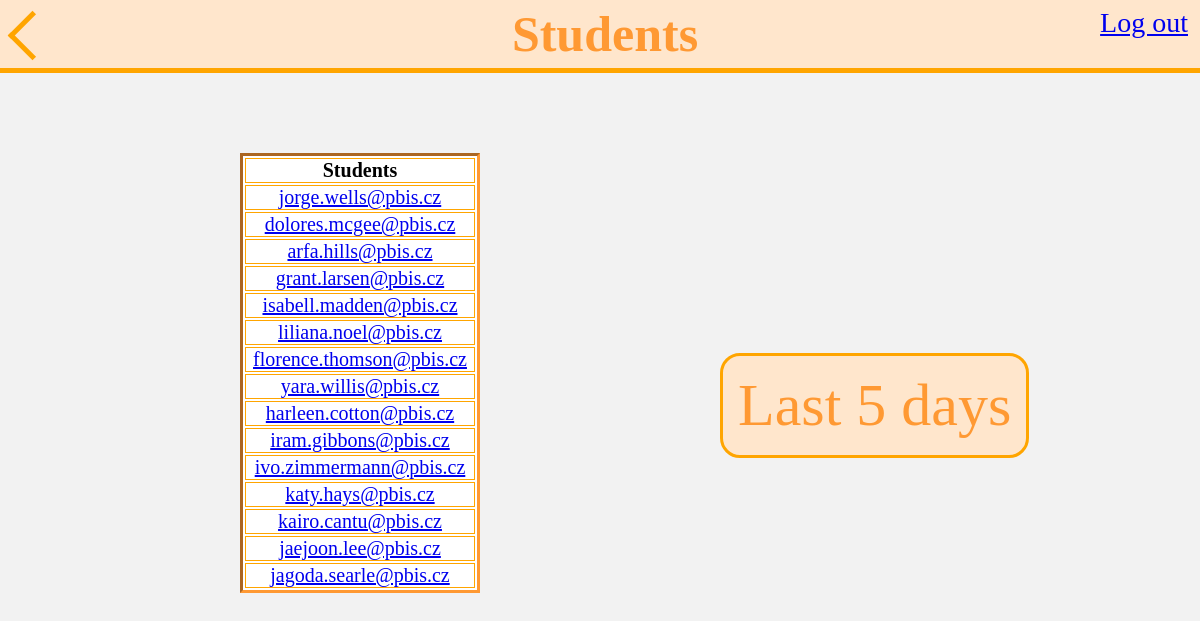
/students.php (signed in), run on the app's committed database.
### tables this page shows
CREATE TABLE `users` (
  `userid` int(11) NOT NULL,
  `email` varchar(255) NOT NULL,
  `password` varchar(255) NOT NULL
);

### students.php (the view, shortened to what this page needs)
<?php include('server.php');
?>
<!DOCTYPE html>
<html>
<head>
	<link rel="stylesheet" type="text/css" href="style2.css">
</head>
<body>
	<div>
		<h2 class="header">Students</h2>
		<a href="index1.php?logout='1'" class="logout">Log out</a>
	</div>
	<a href="index1.php" class="backarrow"></a>
	<table class="reflections1">
		<tr>
			<th>Students</th>
		</tr>
		<?php
			$email = $_SESSION['email'];
			$sql = "SELECT * FROM users WHERE email!='$email'";
			$result = mysqli_query($link, $sql);
			while($row=mysqli_fetch_assoc($result)) {
				echo "<tr><td><a href=reflections1.php?phpvar=$row[email]>".$row['email']."</a></td></tr>";
			}
		?>
	</table>
	<div>
		<a class="buttonhome" href="last5days.php">Last 5 days</a>
	</div>
</body>
</html>

### style2.css (style rules this page uses)
* { margin: 0px; padding: 0px; }
body { margin: 0; font-size: 120%; background-color: #F2F2F2; }
.header { width: 100%; color: #ff9933; background: #ffe6cc; margin-bottom: 0px; text-align: center; font-size: 50px; font-family: Georgia, serif; border: 5px solid orange; border-top: none; border-left: none; border-right: none; border-radius: 0px 0px 0px 0px; padding: 5px; height: auto; }
.logout { float: right; font-size: 28px; margin-right: 1%; margin-top: -66px; }
.backarrow { border: solid orange; border-width: 0 5px 5px 0; padding: 15px; width: 15px; height: 15px; box-sizing: border-box; margin-top: -55px; margin-left: 15px; transform: rotate(135deg); display: block; }
table, th, td { border: 1px solid orange; margin-right: 25px; height: auto; }
table { color: black; font-family: Georgia, serif; text-align: left; width: 100%; font-size: 20px; }

### students.php (style rules this page uses)
.reflections1 { border: 3px inset #ff9933; background-color: white; width: 20%; word-wrap: break-word; margin-top: 100px; margin-left: 20%; text-align: center; }
.buttonhome { width: auto; color: #ff9933; background: #ffe6cc; position: fixed; text-align: center; text-decoration: none; font-size: 60px; font-family: Georgia, serif; border: 3px solid orange; border-radius: 20px 20px 20px 20px; padding: 15px; margin-top: -20%; margin-left: 60%; }

### data on the page
users: email "jorge.wells@pbis.cz"
users: email "dolores.mcgee@pbis.cz"
users: email "arfa.hills@pbis.cz"
users: email "grant.larsen@pbis.cz"
users: email "isabell.madden@pbis.cz"
users: email "liliana.noel@pbis.cz"
users: email "florence.thomson@pbis.cz"
users: email "yara.willis@pbis.cz"
users: email "harleen.cotton@pbis.cz"
users: email "iram.gibbons@pbis.cz"
users: email "ivo.zimmermann@pbis.cz"
users: email "katy.hays@pbis.cz"
users: email "kairo.cantu@pbis.cz"
users: email "jaejoon.lee@pbis.cz"
users: email "jagoda.searle@pbis.cz"
